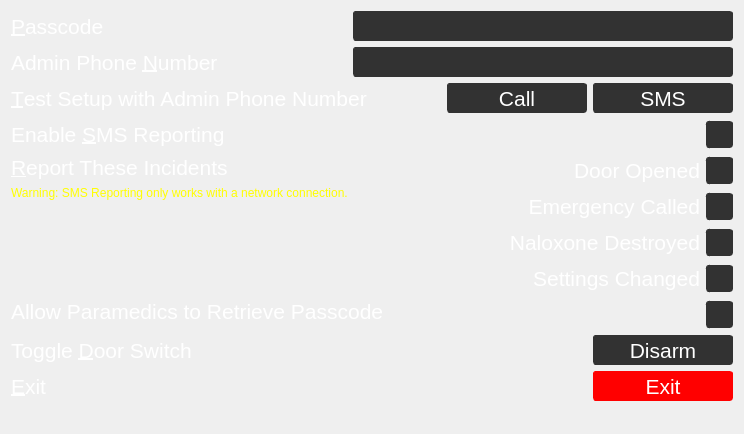
           <widget class="QWidget" name="scrollAreaWidgetContents">
            <property name="geometry">
             <rect>
              <x>0</x>
              <y>0</y>
              <width>744</width>
              <height>434</height>
             </rect>
            </property>
            <layout class="QVBoxLayout" name="verticalLayout_39">
             <item>
              <layout class="QVBoxLayout" name="verticalLayout_20">
               <item>
                <layout class="QHBoxLayout" name="horizontalLayout_4">
                 <item>
                  <widget class="QLabel" name="passcodeLabel">
                   <property name="font">
                    <font>
                     <pointsize>16</pointsize>
                    </font>
                   </property>
                   <property name="styleSheet">
                    <string notr="true">color:white</string>
                   </property>
                   <property name="text">
                    <string>&amp;Passcode</string>
                   </property>
                   <property name="buddy">
                    <cstring>passcodeLineEdit</cstring>
                   </property>
                  </widget>
                 </item>
                 <item>
                  <spacer name="horizontalSpacer">
                   <property name="orientation">
                    <enum>Qt::Horizontal</enum>
                   </property>
                   <property name="sizeHint" stdset="0">
                    <size>
                     <width>40</width>
                     <height>20</height>
                    </size>
                   </property>
                  </spacer>
                 </item>
                 <item>
                  <widget class="QLineEdit" name="passcodeLineEdit">
                   <property name="minimumSize">
                    <size>
                     <width>380</width>
                     <height>30</height>
                    </size>
                   </property>
                   <property name="font">
                    <font>
                     <pointsize>16</pointsize>
                    </font>
                   </property>
                   <property name="styleSheet">
                    <string notr="true">color: white; background-color: rgb(50,50,50); border-radius:3px;border-color: rgb(50,50,50);border-width: 1px;border-style: solid;
</string>
                   </property>
                   <property name="text">
                    <string/>
                   </property>
                   <property name="echoMode">
                    <enum>QLineEdit::PasswordEchoOnEdit</enum>
                   </property>
                  </widget>
                 </item>
                </layout>
               </item>
               <item>
                <layout class="QHBoxLayout" name="horizontalLayout_22">
                 <item>
                  <widget class="QLabel" name="adminPhoneNumberLabel">
                   <property name="font">
                    <font>
                     <pointsize>16</pointsize>
                    </font>
                   </property>
                   <property name="styleSheet">
                    <string notr="true">color:white</string>
                   </property>
                   <property name="text">
                    <string>Admin Phone &amp;Number</string>
                   </property>
                   <property name="buddy">
                    <cstring>adminPhoneNumberLineEdit</cstring>
                   </property>
                  </widget>
                 </item>
                 <item>
                  <spacer name="horizontalSpacer_17">
                   <property name="orientation">
                    <enum>Qt::Horizontal</enum>
                   </property>
                   <property name="sizeHint" stdset="0">
                    <size>
                     <width>40</width>
                     <height>20</height>
                    </size>
                   </property>
                  </spacer>
                 </item>
                 <item>
                  <widget class="QLineEdit" name="adminPhoneNumberLineEdit">
                   <property name="minimumSize">
                    <size>
                     <width>380</width>
                     <height>30</height>
                    </size>
                   </property>
                   <property name="font">
                    <font>
                     <pointsize>16</pointsize>
                    </font>
                   </property>
                   <property name="styleSheet">
                    <string notr="true">color: white; background-color: rgb(50,50,50); border-radius:3px;border-color: rgb(50,50,50);border-width: 1px;border-style: solid;
</string>
                   </property>
                  </widget>
                 </item>
                </layout>
               </item>
               <item>
                <layout class="QHBoxLayout" name="horizontalLayout_33">
                 <item>
                  <widget class="QLabel" name="label_23">
                   <property name="font">
                    <font>
                     <pointsize>16</pointsize>
                    </font>
                   </property>
                   <property name="styleSheet">
                    <string notr="true">color:white</string>
                   </property>
                   <property name="text">
                    <string>&amp;Test Setup with Admin Phone Number</string>
                   </property>
                   <property name="buddy">
                    <cstring>callTestPushButton</cstring>
                   </property>
                  </widget>
                 </item>
                 <item>
                  <widget class="QPushButton" name="callTestPushButton">
                   <property name="minimumSize">
                    <size>
                     <width>140</width>
                     <height>30</height>
                    </size>
                   </property>
                   <property name="maximumSize">
                    <size>
                     <width>140</width>
                     <height>30</height>
                    </size>
                   </property>
                   <property name="font">
                    <font>
                     <pointsize>16</pointsize>
                    </font>
                   </property>
                   <property name="styleSheet">
                    <string notr="true">color: white; background-color: rgb(50,50,50); border-radius:3px;border-color: rgb(50,50,50);border-width: 1px;border-style: solid;


</string>
                   </property>
                   <property name="text">
                    <string>Call</string>
                   </property>
                  </widget>
                 </item>
                 <item>
                  <widget class="QPushButton" name="smsTestPushButton">
                   <property name="minimumSize">
                    <size>
                     <width>140</width>
                     <height>30</height>
                    </size>
                   </property>
                   <property name="maximumSize">
                    <size>
                     <width>140</width>
                     <height>30</height>
                    </size>
                   </property>
                   <property name="font">
                    <font>
                     <pointsize>16</pointsize>
                    </font>
                   </property>
                   <property name="styleSheet">
                    <string notr="true">color: white; background-color: rgb(50,50,50); border-radius:3px;border-color: rgb(50,50,50);border-width: 1px;border-style: solid;


</string>
                   </property>
                   <property name="text">
                    <string>SMS</string>
                   </property>
                  </widget>
                 </item>
                </layout>
               </item>
               <item>
                <layout class="QHBoxLayout" name="horizontalLayout_18">
                 <item>
                  <widget class="QLabel" name="enableSMSLabel">
                   <property name="font">
                    <font>
                     <pointsize>16</pointsize>
                    </font>
                   </property>
                   <property name="styleSheet">
                    <string notr="true">color:white</string>
                   </property>
                   <property name="text">
                    <string>Enable &amp;SMS Reporting</string>
                   </property>
                   <property name="alignment">
                    <set>Qt::AlignLeading|Qt::AlignLeft|Qt::AlignVCenter</set>
                   </property>
                   <property name="buddy">
                    <cstring>enableSMSCheckBox</cstring>
                   </property>
                  </widget>
                 </item>
                 <item>
                  <spacer name="horizontalSpacer_14">
                   <property name="orientation">
                    <enum>Qt::Horizontal</enum>
                   </property>
                   <property name="sizeHint" stdset="0">
                    <size>
                     <width>40</width>
                     <height>20</height>
                    </size>
                   </property>
                  </spacer>
                 </item>
                 <item>
                  <widget class="QCheckBox" name="enableSMSCheckBox">
                   <property name="minimumSize">
                    <size>
                     <width>0</width>
                     <height>30</height>
                    </size>
                   </property>
                   <property name="font">
                    <font>
                     <pointsize>16</pointsize>
                    </font>
                   </property>
                   <property name="layoutDirection">
                    <enum>Qt::RightToLeft</enum>
                   </property>
                   <property name="styleSheet">
                    <string notr="true">QCheckBox::indicator{
border-color:rgb(50,50,50);border-width: 1px; border-radius:3px;border-style: solid;height:25;width:25}
QCheckBox::indicator:unchecked{
background-color : rgb(50,50,50);}
QCheckBox::indicator:checked{
background-color : white;}
QCheckBox{
color:white;
}
</string>
                   </property>
                   <property name="text">
                    <string/>
                   </property>
                  </widget>
                 </item>
                </layout>
               </item>
               <item>
                <layout class="QHBoxLayout" name="horizontalLayout_14">
                 <item>
                  <layout class="QVBoxLayout" name="verticalLayout_42">
                   <item>
                    <widget class="QLabel" name="label_20">
                     <property name="font">
                      <font>
                       <pointsize>16</pointsize>
                      </font>
                     </property>
                     <property name="styleSheet">
                      <string notr="true">color:white</string>
                     </property>
                     <property name="text">
                      <string>&amp;Report These Incidents</string>
                     </property>
                     <property name="alignment">
                      <set>Qt::AlignLeading|Qt::AlignLeft|Qt::AlignTop</set>
                     </property>
                     <property name="buddy">
                      <cstring>reportDoorOpenedCheckBox</cstring>
                     </property>
                    </widget>
                   </item>
                   <item>
                    <widget class="QLabel" name="label_24">
                     <property name="styleSheet">
                      <string notr="true">color:yellow</string>
                     </property>
                     <property name="text">
                      <string>Warning: SMS Reporting only works with a network connection.</string>
                     </property>
                     <property name="alignment">
                      <set>Qt::AlignLeading|Qt::AlignLeft|Qt::AlignTop</set>
                     </property>
                    </widget>
                   </item>
                   <item>
                    <spacer name="verticalSpacer_11">
                     <property name="orientation">
                      <enum>Qt::Vertical</enum>
                     </property>
                     <property name="sizeHint" stdset="0">
                      <size>
                       <width>20</width>
                       <height>40</height>
                      </size>
                     </property>
                    </spacer>
                   </item>
                  </layout>
                 </item>
                 <item>
                  <spacer name="horizontalSpacer_10">
                   <property name="orientation">
                    <enum>Qt::Horizontal</enum>
                   </property>
                   <property name="sizeHint" stdset="0">
                    <size>
                     <width>40</width>
                     <height>20</height>
                    </size>
                   </property>
                  </spacer>
                 </item>
                 <item>
                  <layout class="QVBoxLayout" name="verticalLayout_37">
                   <item>
                    <widget class="QCheckBox" name="reportDoorOpenedCheckBox">
                     <property name="minimumSize">
                      <size>
                       <width>0</width>
                       <height>30</height>
                      </size>
                     </property>
                     <property name="font">
                      <font>
                       <pointsize>16</pointsize>
                      </font>
                     </property>
                     <property name="layoutDirection">
                      <enum>Qt::RightToLeft</enum>
                     </property>
                     <property name="styleSheet">
                      <string notr="true">QCheckBox::indicator{
border-color:rgb(50,50,50);border-width: 1px; border-radius:3px;border-style: solid;height:25;width:25}
QCheckBox::indicator:unchecked{
background-color : rgb(50,50,50);}
QCheckBox::indicator:checked{
background-color : white;}
QCheckBox{
color:white;
}
</string>
                     </property>
                     <property name="text">
                      <string>Door Opened</string>
                     </property>
                    </widget>
                   </item>
                   <item>
                    <widget class="QCheckBox" name="reportEmergencyCalledCheckBox">
                     <property name="minimumSize">
                      <size>
                       <width>0</width>
                       <height>30</height>
                      </size>
                     </property>
                     <property name="font">
                      <font>
                       <pointsize>16</pointsize>
                      </font>
                     </property>
                     <property name="layoutDirection">
                      <enum>Qt::RightToLeft</enum>
                     </property>
                     <property name="styleSheet">
                      <string notr="true">QCheckBox::indicator{
border-color:rgb(50,50,50);border-width: 1px; border-radius:3px;border-style: solid;height:25;width:25}
QCheckBox::indicator:unchecked{
background-color : rgb(50,50,50);}
QCheckBox::indicator:checked{
background-color : white;}
QCheckBox{
color:white;
}
</string>
                     </property>
                     <property name="text">
                      <string>Emergency Called</string>
                     </property>
                    </widget>
                   </item>
                   <item>
                    <widget class="QCheckBox" name="reportNaloxoneDestroyedCheckBox">
                     <property name="minimumSize">
                      <size>
                       <width>0</width>
                       <height>30</height>
                      </size>
                     </property>
                     <property name="font">
                      <font>
                       <pointsize>16</pointsize>
                      </font>
                     </property>
                     <property name="layoutDirection">
                      <enum>Qt::RightToLeft</enum>
                     </property>
                     <property name="styleSheet">
                      <string notr="true">QCheckBox::indicator{
border-color:rgb(50,50,50);border-width: 1px; border-radius:3px;border-style: solid;height:25;width:25}
QCheckBox::indicator:unchecked{
background-color : rgb(50,50,50);}
QCheckBox::indicator:checked{
background-color : white;}
QCheckBox{
color:white;
}
</string>
                     </property>
                     <property name="text">
                      <string>Naloxone Destroyed</string>
                     </property>
                    </widget>
                   </item>
                   <item>
                    <widget class="QCheckBox" name="reportSettingsChangedCheckBox">
                     <property name="minimumSize">
                      <size>
                       <width>0</width>
                       <height>30</height>
                      </size>
                     </property>
                     <property name="font">
                      <font>
                       <pointsize>16</pointsize>
                      </font>
                     </property>
                     <property name="layoutDirection">
                      <enum>Qt::RightToLeft</enum>
                     </property>
                     <property name="styleSheet">
                      <string notr="true">QCheckBox::indicator{
border-color:rgb(50,50,50);border-width: 1px; border-radius:3px;border-style: solid;height:25;width:25}
QCheckBox::indicator:unchecked{
background-color : rgb(50,50,50);}
QCheckBox::indicator:checked{
background-color : white;}
QCheckBox{
color:white;
}
</string>
                     </property>
                     <property name="text">
                      <string>Settings Changed</string>
                     </property>
                    </widget>
                   </item>
                  </layout>
                 </item>
                </layout>
               </item>
               <item>
                <layout class="QHBoxLayout" name="horizontalLayout_39">
                 <item>
                  <widget class="QLabel" name="label_29">
                   <property name="font">
                    <font>
                     <pointsize>16</pointsize>
                    </font>
                   </property>
                   <property name="styleSheet">
                    <string notr="true">color:white</string>
                   </property>
                   <property name="text">
                    <string>Allow Paramedics to Retrieve Passcode</string>
                   </property>
                   <property name="alignment">
                    <set>Qt::AlignLeading|Qt::AlignLeft|Qt::AlignTop</set>
                   </property>
                   <property name="buddy">
                    <cstring>reportDoorOpenedCheckBox</cstring>
                   </property>
                  </widget>
                 </item>
                 <item>
                  <spacer name="horizontalSpacer_31">
                   <property name="orientation">
                    <enum>Qt::Horizontal</enum>
                   </property>
                   <property name="sizeHint" stdset="0">
                    <size>
                     <width>40</width>
                     <height>20</height>
                    </size>
                   </property>
                  </spacer>
                 </item>
                 <item>
                  <widget class="QCheckBox" name="allowParamedicsCheckBox">
                   <property name="minimumSize">
                    <size>
                     <width>0</width>
                     <height>30</height>
                    </size>
                   </property>
                   <property name="font">
                    <font>
                     <pointsize>16</pointsize>
                    </font>
                   </property>
                   <property name="layoutDirection">
                    <enum>Qt::RightToLeft</enum>
                   </property>
                   <property name="styleSheet">
                    <string notr="true">QCheckBox::indicator{
border-color:rgb(50,50,50);border-width: 1px; border-radius:3px;border-style: solid;height:25;width:25}
QCheckBox::indicator:unchecked{
background-color : rgb(50,50,50);}
QCheckBox::indicator:checked{
background-color : white;}
QCheckBox{
color:white;
}
</string>
                   </property>
                   <property name="text">
                    <string/>
                   </property>
                  </widget>
                 </item>
                </layout>
               </item>
               <item>
                <layout class="QHBoxLayout" name="horizontalLayout_19">
                 <item>
                  <widget class="QLabel" name="label_2">
                   <property name="font">
                    <font>
                     <pointsize>16</pointsize>
                    </font>
                   </property>
                   <property name="styleSheet">
                    <string notr="true">color:white</string>
                   </property>
                   <property name="text">
                    <string>Toggle &amp;Door Switch</string>
                   </property>
                   <property name="buddy">
                    <cstring>disarmPushButton</cstring>
                   </property>
                  </widget>
                 </item>
                 <item>
                  <spacer name="horizontalSpacer_15">
                   <property name="orientation">
                    <enum>Qt::Horizontal</enum>
                   </property>
                   <property name="sizeHint" stdset="0">
                    <size>
                     <width>40</width>
                     <height>20</height>
                    </size>
                   </property>
                  </spacer>
                 </item>
                 <item>
                  <widget class="QPushButton" name="disarmPushButton">
                   <property name="minimumSize">
                    <size>
                     <width>140</width>
                     <height>30</height>
                    </size>
                   </property>
                   <property name="maximumSize">
                    <size>
                     <width>140</width>
                     <height>30</height>
                    </size>
                   </property>
                   <property name="font">
                    <font>
                     <pointsize>16</pointsize>
                     <bold>false</bold>
                    </font>
                   </property>
                   <property name="layoutDirection">
                    <enum>Qt::LeftToRight</enum>
                   </property>
                   <property name="styleSheet">
                    <string notr="true">color: white; background-color: rgb(50,50,50); border-radius:3px;border-color: rgb(50,50,50);border-width: 1px;border-style: solid;


</string>
                   </property>
                   <property name="text">
                    <string>Disarm</string>
                   </property>
                  </widget>
                 </item>
                </layout>
               </item>
               <item>
                <layout class="QHBoxLayout" name="horizontalLayout_20">
                 <item>
                  <widget class="QLabel" name="closeSoftwareLabel">
                   <property name="font">
                    <font>
                     <pointsize>16</pointsize>
                    </font>
                   </property>
                   <property name="styleSheet">
                    <string notr="true">color:white</string>
                   </property>
                   <property name="text">
                    <string>&amp;Exit</string>
                   </property>
                   <property name="buddy">
                    <cstring>exitPushButton</cstring>
                   </property>
                  </widget>
                 </item>
                 <item>
                  <spacer name="horizontalSpacer_16">
                   <property name="orientation">
                    <enum>Qt::Horizontal</enum>
                   </property>
                   <property name="sizeHint" stdset="0">
                    <size>
                     <width>40</width>
                     <height>20</height>
                    </size>
                   </property>
                  </spacer>
                 </item>
                 <item>
                  <widget class="QPushButton" name="exitPushButton">
                   <property name="minimumSize">
                    <size>
                     <width>140</width>
                     <height>30</height>
                    </size>
                   </property>
                   <property name="maximumSize">
                    <size>
                     <width>140</width>
                     <height>30</height>
                    </size>
                   </property>
                   <property name="font">
                    <font>
                     <pointsize>16</pointsize>
                     <bold>false</bold>
                    </font>
                   </property>
                   <property name="autoFillBackground">
                    <bool>false</bool>
                   </property>
                   <property name="styleSheet">
                    <string notr="true">color: white; background-color: red; border-radius:3px;border-color: red;border-width: 1px;border-style: solid;
</string>
                   </property>
                   <property name="text">
                    <string>Exit</string>
                   </property>
                  </widget>
                 </item>
                </layout>
               </item>
               <item>
                <spacer name="verticalSpacer_8">
                 <property name="orientation">
                  <enum>Qt::Vertical</enum>
                 </property>
                 <property name="sizeHint" stdset="0">
                  <size>
                   <width>20</width>
                   <height>40</height>
                  </size>
                 </property>
                </spacer>
               </item>
              </layout>
             </item>
            </layout>
           </widget>
